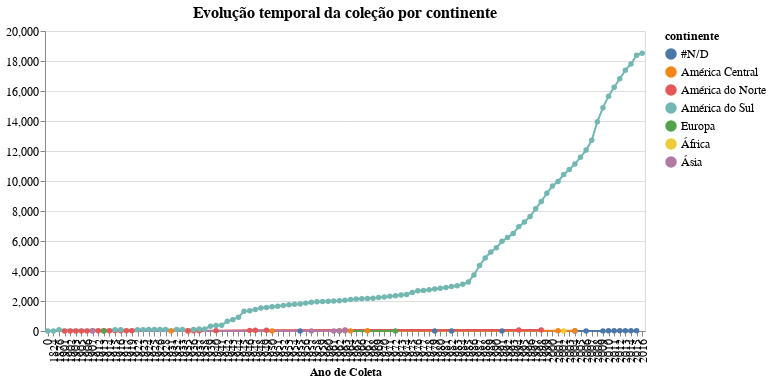

Notebook code cell kept with this figure:
### Code cell
g1 = alt.Chart(teste, title='Evolução temporal da coleção por continente', width=600).mark_line(point=True).encode(
    x= alt.X('ano_coleta', type="ordinal", title='Ano de Coleta'),
    y= alt.Y('cumulative_sum', title='', 
             sort=alt.EncodingSortField('counts', op="count", order='descending')),
    color= alt.Color('continente:N'),
    tooltip= alt.Tooltip(['continente','ano_coleta','counts'])
)

g1 = g1.configure_title(fontSize=16).configure_axis(
    labelFontSize=12,
    titleFontSize=12
).configure_legend(
    labelFontSize=12,
    titleFontSize=12
)

# g1.save('./graphs/cumCounts/time-spacial/evolucao_por_continente.html')

g1

### Figure 1 — Vega-Lite specification as saved in the notebook (floating-point values rounded to 4 significant figures; data arrays with more than 128 entries replaced by an {"elided": "..."} marker saying what was removed)
{"config": {"view": {"continuousWidth": 400, "continuousHeight": 300}, "axis": {"labelFontSize": 12, "titleFontSize": 12}, "legend": {"labelFontSize": 12, "titleFontSize": 12}, "title": {"fontSize": 16}}, "data": {"name": "data-e27dc88a0ef00a68b38d48c2979b70f8"}, "mark": {"type": "line", "point": true}, "encoding": {"color": {"type": "nominal", "field": "continente"}, "tooltip": [{"type": "nominal", "field": "continente"}, {"type": "quantitative", "field": "ano_coleta"}, {"type": "quantitative", "field": "counts"}], "x": {"type": "ordinal", "field": "ano_coleta", "title": "Ano de Coleta"}, "y": {"type": "quantitative", "field": "cumulative_sum", "sort": {"field": "counts", "op": "count", "order": "descending"}, "title": ""}}, "title": "Evolução temporal da coleção por continente", "width": 600, "$schema": "https://vega.github.io/schema/vega-lite/v4.8.1.json", "datasets": {"data-e27dc88a0ef00a68b38d48c2979b70f8": {"elided": "146 records"}}}
